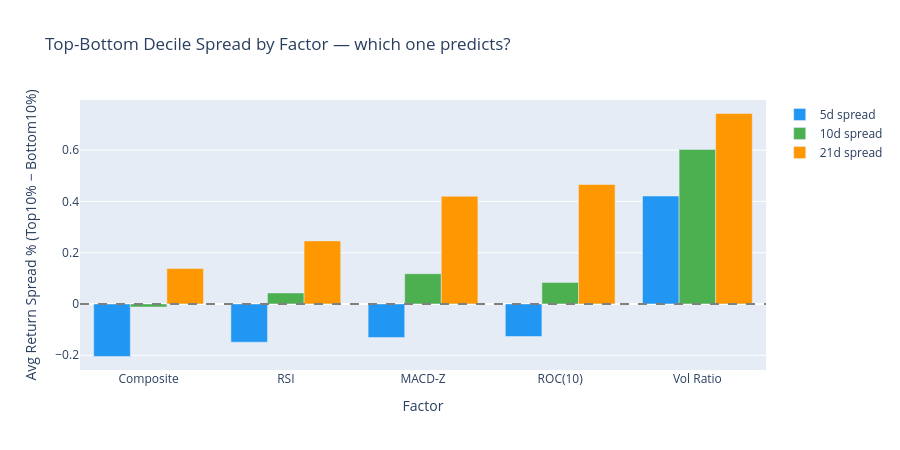

The notebook cell this image was saved under:
### Markdown cell above
## 5. Factor isolation — which factor carries the alpha?

### Code cell
def top_minus_bottom(factor, fwd_ret, top_pct=0.1):
    """Mean return of top decile minus bottom decile per day, then averaged."""
    results = []
    for date in factor.index:
        row_f = factor.loc[date].dropna()
        row_r = fwd_ret.loc[date] if date in fwd_ret.index else pd.Series(dtype=float)
        aligned = pd.concat([row_f.rename('f'), row_r.rename('r')], axis=1).dropna()
        if len(aligned) < 20:
            continue
        n = max(1, int(len(aligned) * top_pct))
        top_ret = aligned.nlargest(n, 'f')['r'].mean()
        bot_ret = aligned.nsmallest(n, 'f')['r'].mean()
        results.append(top_ret - bot_ret)
    return np.mean(results) * 100 if results else 0

summary = []
for fname, fdf in factors.items():
    row = {'Factor': fname}
    for h in FORWARD_PERIODS:
        row[f'{h}d spread'] = round(top_minus_bottom(fdf, fwd_rets[h]), 3)
    summary.append(row)

sum_df = pd.DataFrame(summary).set_index('Factor')

# Grouped bar chart
fig = go.Figure()
bar_colors = ['#2196F3', '#4CAF50', '#FF9800']
for col_i, h in enumerate(FORWARD_PERIODS):
    col = f'{h}d spread'
    fig.add_trace(go.Bar(
        name=f'{h}d spread',
        x=sum_df.index.tolist(),
        y=sum_df[col].tolist(),
        marker_color=bar_colors[col_i]
    ))

fig.add_hline(y=0, line_dash='dash', line_color='grey')
fig.update_layout(
    title='Top-Bottom Decile Spread by Factor — which one predicts?',
    barmode='group', height=450,
    yaxis_title='Avg Return Spread % (Top10% − Bottom10%)',
    xaxis_title='Factor'
)
fig.show()
sum_df

### Figure 1 — Plotly figure (JSON) as saved in the notebook; plotly's stock layout.template omitted (floating-point values rounded to 4 significant figures)
{"data": [{"marker": {"color": "#2196F3"}, "name": "5d spread", "type": "bar", "x": ["Composite", "RSI", "MACD-Z", "ROC(10)", "Vol Ratio"], "y": [-0.205, -0.149, -0.131, -0.127, 0.421]}, {"marker": {"color": "#4CAF50"}, "name": "10d spread", "type": "bar", "x": ["Composite", "RSI", "MACD-Z", "ROC(10)", "Vol Ratio"], "y": [-0.012, 0.043, 0.118, 0.084, 0.603]}, {"marker": {"color": "#FF9800"}, "name": "21d spread", "type": "bar", "x": ["Composite", "RSI", "MACD-Z", "ROC(10)", "Vol Ratio"], "y": [0.138, 0.246, 0.42, 0.466, 0.743]}], "layout": {"barmode": "group", "height": 450, "shapes": [{"line": {"color": "grey", "dash": "dash"}, "type": "line", "x0": 0, "x1": 1, "xref": "x domain", "y0": 0, "y1": 0, "yref": "y"}], "title": {"text": "Top-Bottom Decile Spread by Factor — which one predicts?"}, "xaxis": {"title": {"text": "Factor"}}, "yaxis": {"title": {"text": "Avg Return Spread % (Top10% − Bottom10%)"}}}}
